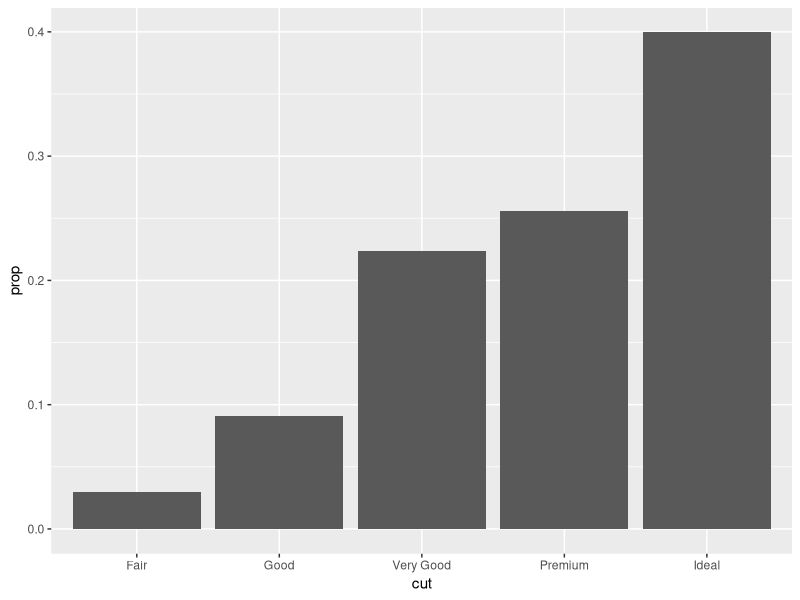
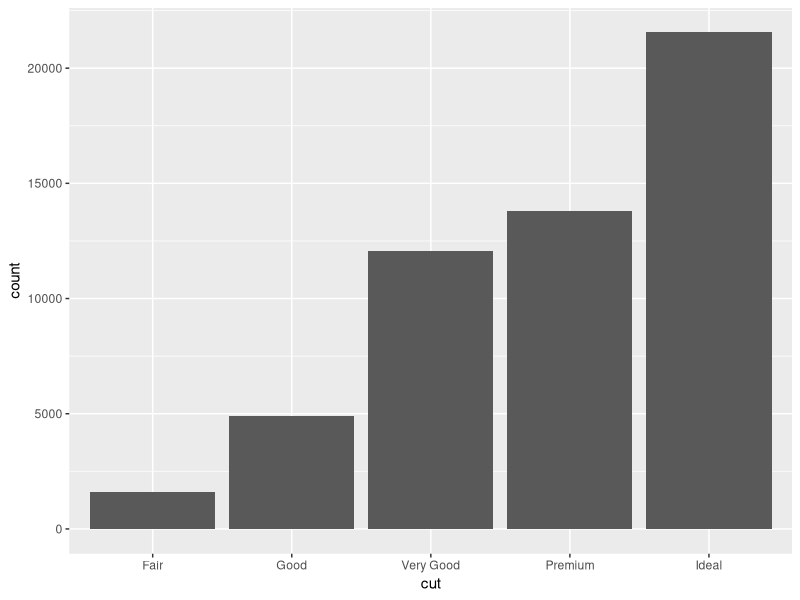
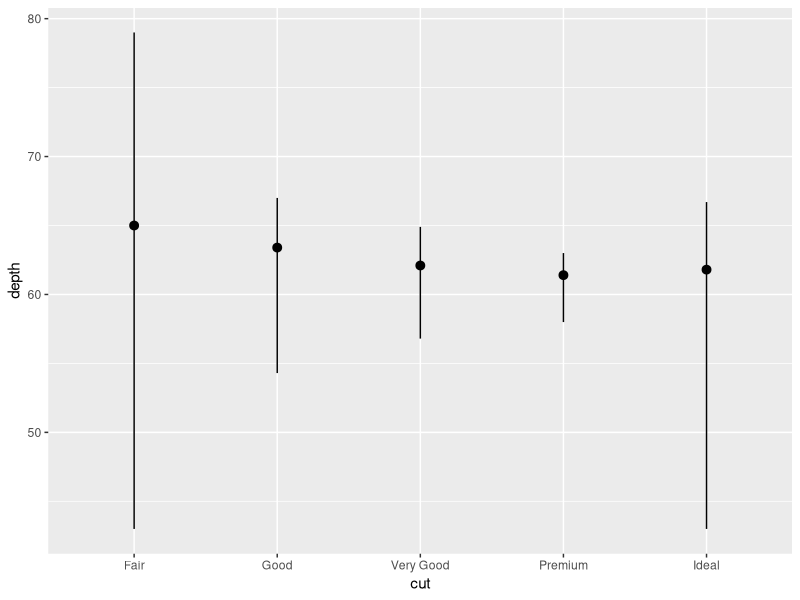
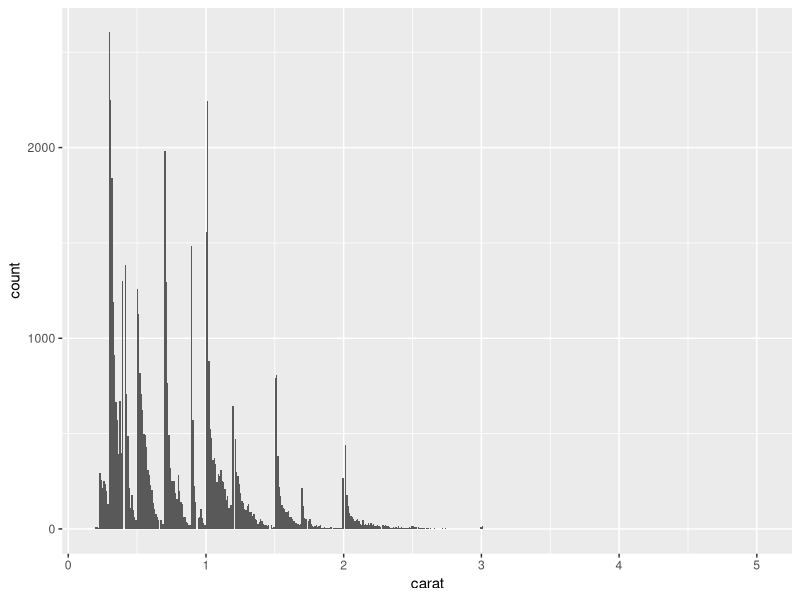
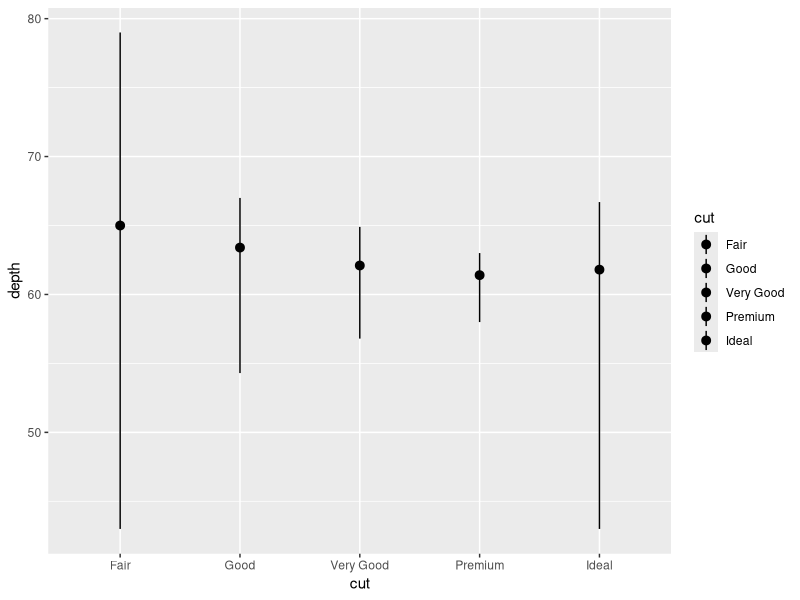
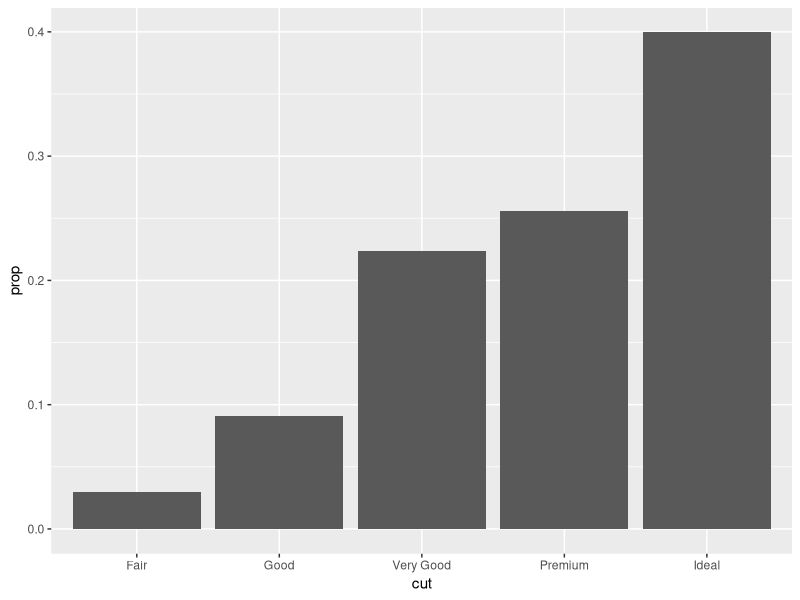
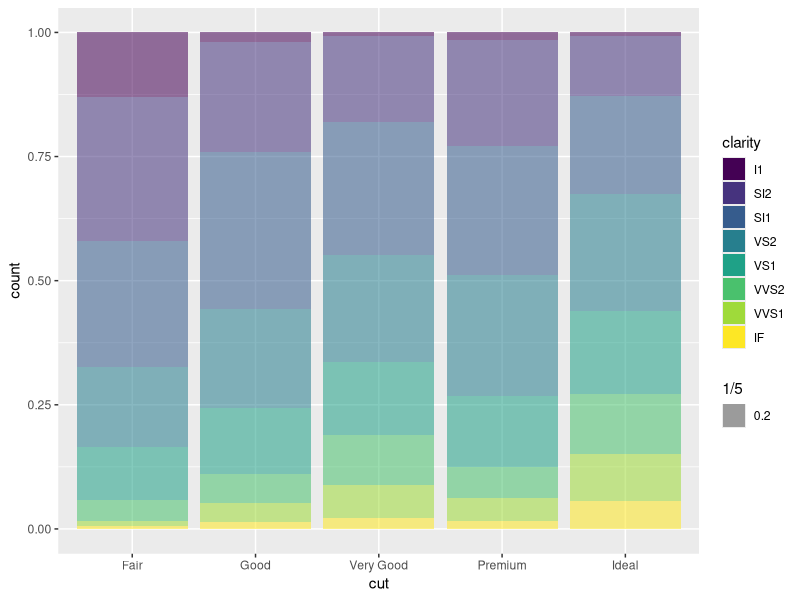
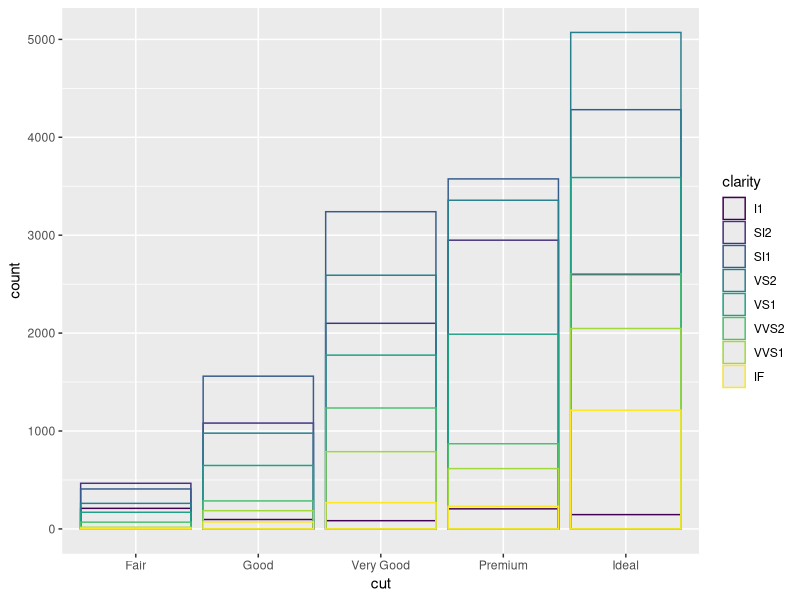

The R script that drew these images, in order: (Note: this script raises an error after producing the figures.)
getwd()
library(tidyverse)
ggplot2::diamonds
view(diamonds)

ggplot(diamonds, aes(cut, stat(prop), group = 1)) + #convert the graph in percentage
  geom_bar()


ggplot(diamonds) +
  stat_count(mapping = aes(cut))

ggplot(diamonds) +
  stat_summary(mapping = aes(cut, depth),
               fun.min = min,
               fun.max = max,
               fun= median)

ggplot(diamonds, aes(carat)) +
  geom_histogram(bins = 500) #bandwidth

ggplot(diamonds) +
  geom_pointrange(mapping = aes(cut, depth, fill = cut ),
                  fun.min = min,
                  fun.max = max,
                  fun = median,
                  stat = "summary") #stat is necessary, as default is identity, we need summary of the data

ggplot(diamonds, aes(cut, stat(prop), group = 1)) + #can try what if exclude group = 1
  geom_bar(aes(fill = cut))

ggplot(diamonds) +
  geom_bar(aes(cut, fill = clarity, alpha = 1/5),
           position = "fill")

ggplot(diamonds, aes(cut, colour = clarity)) +
  geom_bar(fill = NA, position = "identity")

ggplot(diamonds, aes(cut, fill = clarity)) +
  geom_bar(alpha = 0.5
           , position = "fill") # position "fill", makes the height the same

ggplot(diamonds, aes(cut, fill = clarity)) +
  geom_bar(alpha = 0.5
           , position = "dodge")

ggplot(diamonds, aes(cut, fill = clarity)) +
  geom_bar(position = "fill")

#coordinate sys
ggplot(mpg, aes(class, hwy)) +
  geom_boxplot()+
  coord_flip() #flip x&y

#coord_polar
ggplot2::diamonds

bar <- ggplot(diamonds) +
  geom_bar(
    aes(cut, fill = cut),
    show.legend = FALSE,
    width = 1) +
  labs(x = NULL, y = NULL)+
  theme(aspect.ratio = 1)

bar+coord_map()

bar1 <- bar + coord_flip() + labs(title = "Bar")
bar2 <- bar + coord_polar() + labs(title = "Polar")

library(gridExtra)
grid.arrange(bar1, bar2, ncol=2)

unfixed <- ggplot(data = mpg, mapping = aes(x = cty, y = hwy)) +
  geom_point() + 
  geom_abline() +
  labs(title = "UNFIXED")


fixed <- ggplot(data = mpg, mapping = aes(x = cty, y = hwy)) +
  geom_point() + 
  geom_abline() +
  coord_fixed(ratio = 1) + #fixed the ratio of x+y axis
  labs(title = "FIXED,ratio=1")

grid.arrange(unfixed, fixed, ncol=2)
ggsave("unfixed vs fixed.pdf",
       plot = grid.arrange(unfixed, fixed, ncol=2))


ggplot2::diamonds
ggplot(diamonds, aes(cut, fill = cut)) +
  stat_count(show.legend = F)+
  labs(x=NULL, y=NULL)+
  coord_flip()






